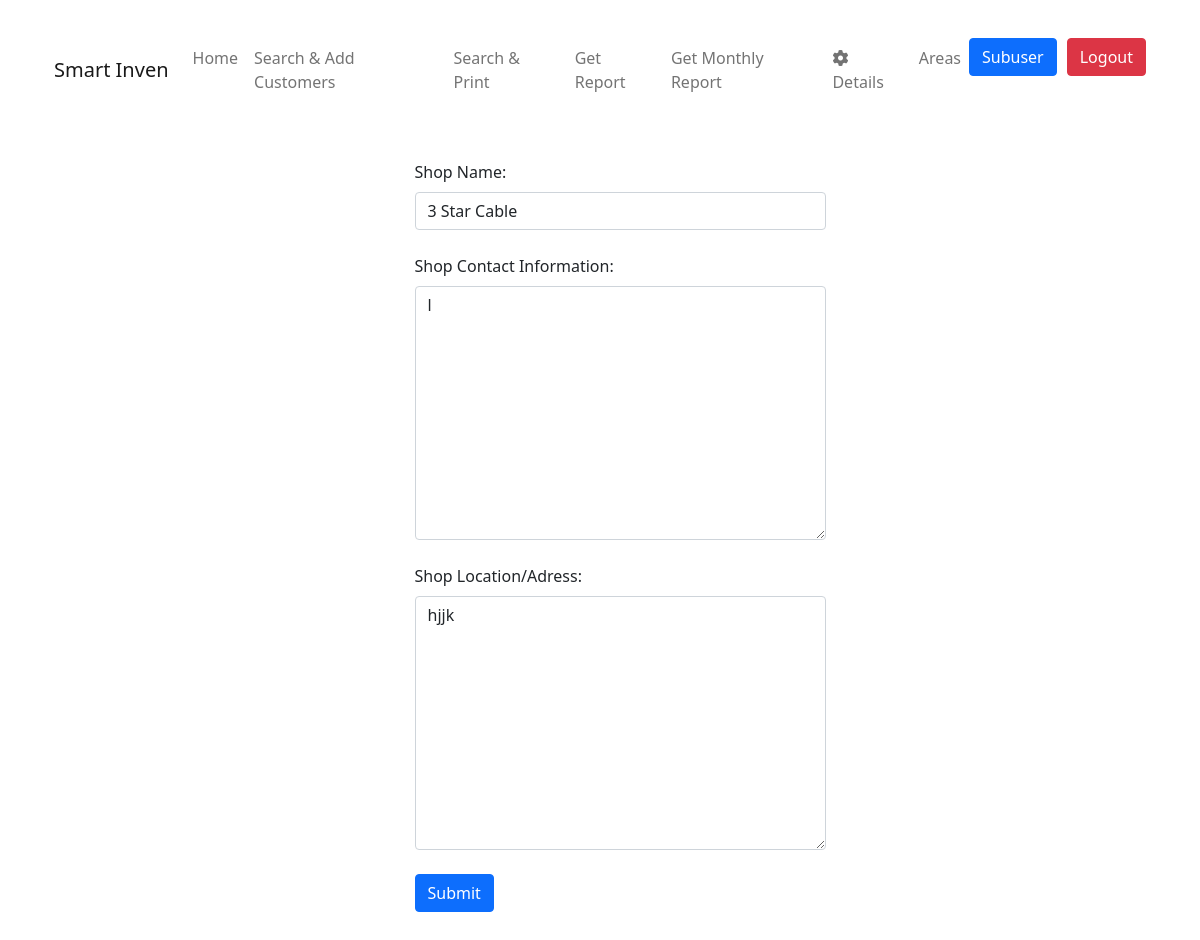
The app's page /edit-details/3 (signed in) with its own data.
### main/models.py (models this page shows, shortened)
class Shop(models.Model):
    shop_name = models.CharField(
        max_length=20000, blank=False, null=False, verbose_name='Shop Name')
    shop_contact = models.TextField(
        blank=False, null=False, verbose_name='Shop Contact Information')
    shop_details = models.TextField(
        blank=False, null=False, verbose_name='Shop Location/Adress')
    user = models.ForeignKey(
        User, related_name='shopholder', on_delete=models.CASCADE, unique=True)

### main/views.py (the view)
# urls.py: path('edit-details/<int:pk>', views.edit_shopdetails, name='edit-details'),
@login_required
def edit_shopdetails(request, pk):
    user = request.user
    details = Shop.objects.get(pk=pk)
    if request.method == 'POST':
        form = ShopForm(request.POST, instance=details)
        if form.is_valid():
            details = form.save(commit=False)
            details.user = user
            details.save()
            return redirect('details')
    else:
        form = ShopForm(instance=details)
    return render(request, 'edit_details.html', {'form': form})

### main/forms.py
class ShopForm(forms.ModelForm):
    class Meta:
        model = Shop
        fields = ['shop_name', 'shop_contact', 'shop_details']
        widgets = {
            'shop_name': forms.TextInput(attrs={'placeholder': 'Enter Your Shop`s Name', 'class': 'form-control'}),
            'shop_details': forms.Textarea(attrs={'placeholder': 'Enter Details', 'class': 'form-control'}),
        }

### main/templates/edit_details.html (shortened to what this page needs)
{% extends 'base.html' %}
{% load widget_tweaks %}
{% block title %}Edit Details{% endblock %} {% block navbar %}
<nav class="navbar navbar-expand-lg navbar-light container">
  <div class="container-fluid">
    <a class="navbar-brand" href="{% url 'home' %}">Smart Inven</a>
    <div class="collapse navbar-collapse" id="navbarNav">
      <ul class="navbar-nav">
        <li class="nav-item">
          <a class="nav-link" aria-current="page" href="{% url 'home' %}"
            >Home</a
          >
        </li>
        <li class="nav-item">
          <a class="nav-link" href="{% url 'search' %}"
            >Search & Add Customers</a
          >
        </li>
        <li class="nav-item">
          <a class="nav-link" href="{% url 'search-and-print' %}"
            >Search & Print</a
          >
        </li>
        <li class="nav-item">
          <a class="nav-link" href="{% url 'report' %}">Get Report</a>
        </li>
        <li class="nav-item">
          <a class="nav-link" href="{% url 'monthly_report' %}"
            >Get Monthly Report</a
          >
        </li>
        <li class="nav-item">
          <a class="nav-link" href="{% url 'details' %}"
            ><i class="fa fa-gear"></i> Details</a
          >
        </li>
        {% if request.user.is_authenticated %} {% if request.user.is_staff %}
        <li class="nav-item">
          <a class="nav-link" href="{% url 'area' %}">Areas</a>
        </li>
        <li class="nav-item" style="margin-right: 10px">
          <a class="btn btn-primary" href="{% url 'show_subusers' %}"
            >Subuser</a
          >
        </li>
        {% endif %}
        <li class="nav-item">
          <a class="btn btn-danger" href="{% url 'logout' %}">Logout</a>
        </li>
        {% endif %}
      </ul>
    </div>
  </div>
</nav>
{% endblock %} {% block content %}
<div class="container" style="display: flex; flex-direction: column; margin: 50px; justify-content: center; align-items: center;">
  <form   method="post" style="max-width: 500px">
    {% for field in form.visible_fields %}
                    <div class="form-group">
                        <label class="form-label">{{ field.label_tag }}</label>
                        {% render_field field class="form-control" %}
                        <small class="form-text text-muted">{{ field.help_text }}</small><br>
                    </div>
                    {% endfor %}
    <button type="submit" class="btn btn-primary">Submit</button>
  </form>
</div>
{% endblock %}

### records on screen
Shop: shop_name "3 Star Cable" "l" "hjjk"

### other values on screen
{{ field.label_tag }} "Shop Name:" "Shop Contact Information:" "Shop Location/Adress:"
